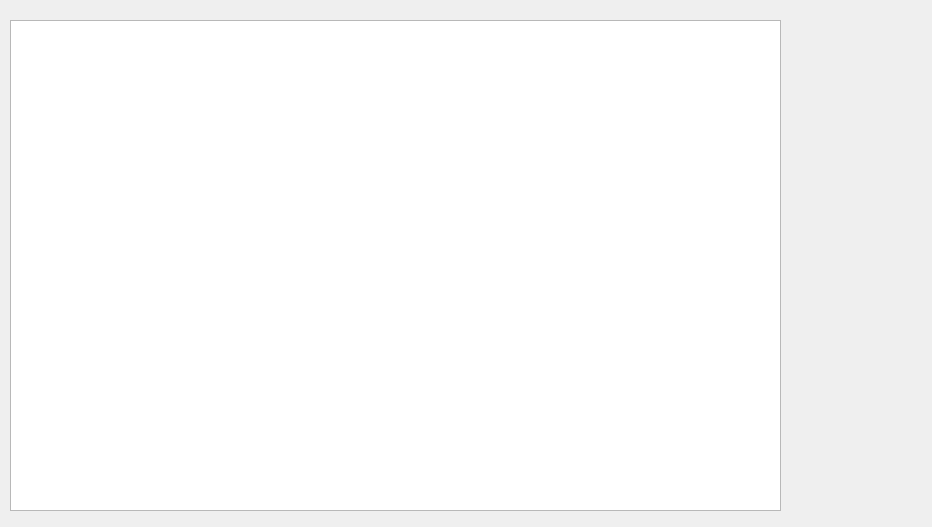
<?xml version="1.0" encoding="UTF-8"?>
<ui version="4.0">
 <class>LogBranchEleWid</class>
 <widget class="QWidget" name="LogBranchEleWid">
  <property name="geometry">
   <rect>
    <x>0</x>
    <y>0</y>
    <width>932</width>
    <height>527</height>
   </rect>
  </property>
  <property name="windowTitle">
   <string>Form</string>
  </property>
  <widget class="QTableView" name="tableView">
   <property name="geometry">
    <rect>
     <x>10</x>
     <y>20</y>
     <width>771</width>
     <height>491</height>
    </rect>
   </property>
  </widget>
  <widget class="QWidget" name="widget" native="true">
   <property name="geometry">
    <rect>
     <x>790</x>
     <y>30</y>
     <width>120</width>
     <height>411</height>
    </rect>
   </property>
  </widget>
 </widget>
 <resources/>
 <connections/>
</ui>
